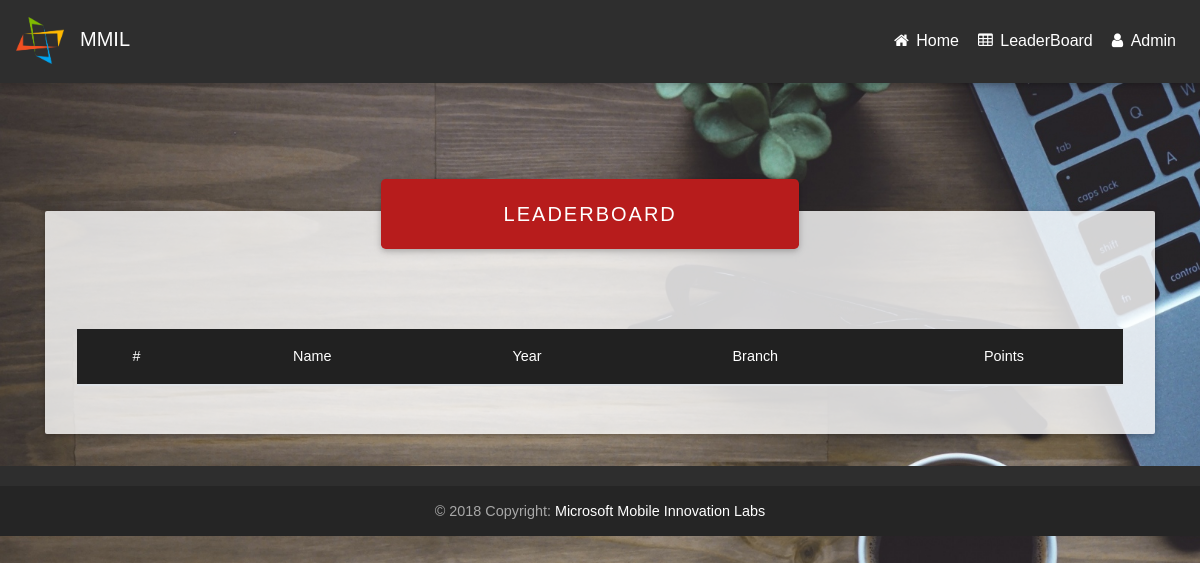
The app's page /leaderboard/, older data.
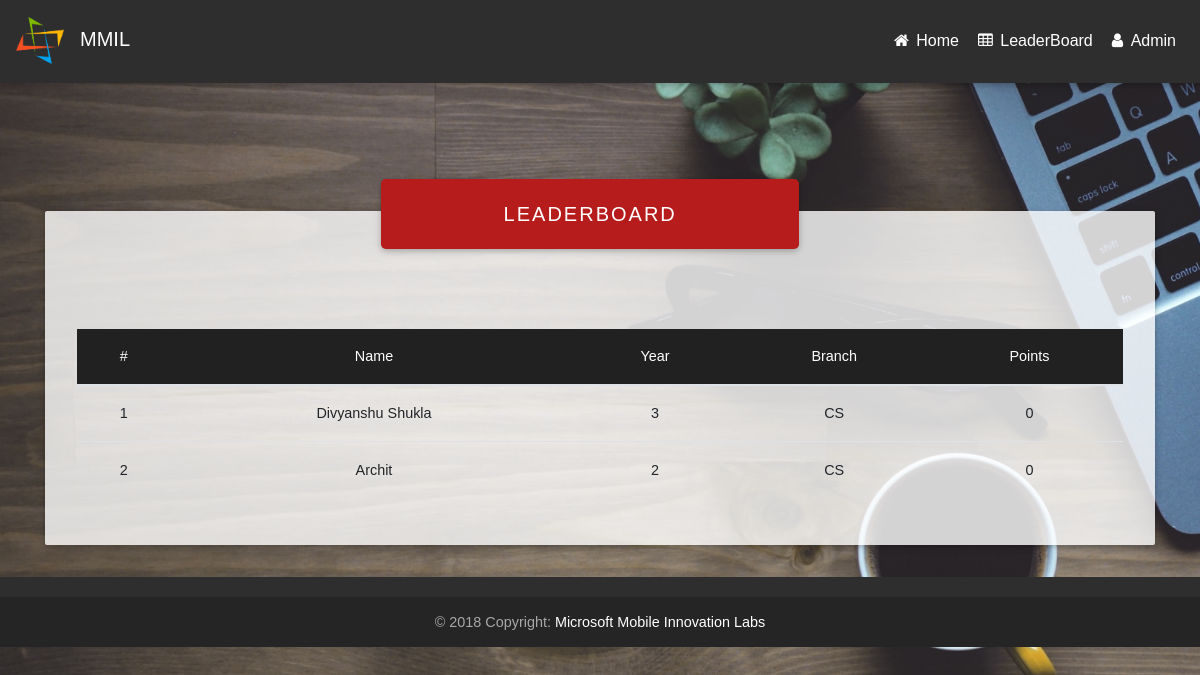
The same page, newer data.
### leaderboard/models.py (models this page shows, shortened)
class leaderboard(models.Model):
	user=models.ForeignKey(User,on_delete=models.CASCADE)
	correct_qus=models.IntegerField()
	wrong_qus=models.IntegerField()
	points=models.IntegerField()
	message=models.CharField(max_length=255)
	attempted_qus=models.IntegerField()

### userprofile/models.py (models this page shows, shortened)
class profile(models.Model):
	user=models.ForeignKey(User,on_delete=models.CASCADE)
	name=models.CharField(max_length=255)
	college=models.CharField(max_length=255)
	year=models.IntegerField()
	branch=models.CharField(max_length=255)
	start_time=models.IntegerField(default=0)

### mcq_v2/views.py (the view)
# urls.py: path('leaderboard/',leaderboard),
def leaderboard(request):
	object_1=lb.objects.all().order_by('-points')
	context={
		"object":object_1
	}
	return render(request,'test/leaderboard.html',context)

### templates/test/leaderboard.html (shortened to what this page needs)
{% load static %}
<!DOCTYPE html>
<html lang="en">
<head>
    <link rel="stylesheet" href="https://maxcdn.bootstrapcdn.com/font-awesome/4.7.0/css/font-awesome.min.css">
    <link href="{% static 'assets/css/bootstrap.min.css' %}" rel="stylesheet">
    <link href="{% static 'assets/css/mdb.min.css' %}" rel="stylesheet">
    <link href="{% static 'assets/css/animate.css' %}" rel="stylesheet">
    <link href="{% static 'assets/css/Table.css' %}" rel="stylesheet">
</head>
<body class="fixed-sn animated fadeIn">
    <header>
        <nav class="navbar navbar-expand-lg navbar-dark elegant-color">
            <a href="http://jssmmil.in/" class="navbar-brand" title="MMIL Website"><img src="{% static 'assets/img/logo.png' %}">
                <p id="head">MMIL</p>
            </a>
            <ul class="nav navbar-nav nav-flex-icons ml-auto">
                 <li class="nav-item">
                    <a href="/" class="nav-link">
                        <i class="fa fa-home"></i>
                        <span class="clearfix d-none d-sm-inline-block">Home</span>
                    </a>
                </li>
                <li class="nav-item">
                    <a href="/leaderboard" class="nav-link">
                        <i class="fa fa-table"></i>
                        <span class="clearfix d-none d-sm-inline-block">LeaderBoard</span>
                    </a>
                </li>
                 <li class="nav-item">
                    <a href="/admin" class="nav-link">
                        <i class="fa fa-user"></i>
                        <span class="clearfix d-none d-sm-inline-block">Admin</span>
                    </a>
                </li>
            </ul>
    </header>
    <main class="container">
            <div class="jumbotron">
               <div class="card text-center z-depth-2">
                  <div class="card-body">
                    <p class="white-text mb-0">LeaderBoard</p>
                  </div>
               </div>
               <table class="table table-hover">
                 <thead class="mdb-color grey darken-4">
                   <tr class="text-white">
                      <th>#</th>
                      <th>Name</th>
                      <th>Year</th>
                      <th>Branch</th>
                      <th>Points</th>
                   </tr>
                 </thead>
                 <tbody>
                  {% for obj in object %}
                    <tr>
                      <th scope="row">{{forloop.counter}}</th>
                      <td>{{obj.user.profile_set.all.first.name}}</td>
                      <td>{{obj.user.profile_set.all.first.year}}</td>
                      <td>{{obj.user.profile_set.all.first.branch}}</td>
                      <td>{{obj.points}}</td>
                    </tr>
                  {% endfor %}
                 </tbody>
               </table>
           </div>
    </main>
    <footer class="page-footer elegant-color center-on-small-only">
        <div class="footer-copyright">
            <div class="container-fluid">
                © 2018 Copyright:
                <a href="http://jssmmil.in/"> Microsoft Mobile Innovation Labs</a>
            </div>
        </div>
    </footer>
</body>
</html>

### static_mcq/assets/css/Table.css (style rules this page uses)
.jumbotron { margin-top: 8rem; background-color: rgba(255,255,255,0.8); }
th,tr,td { font-weight: bold; cursor: pointer; text-align: center; }
.card { width: 40%; margin-top: -4rem; margin-bottom: 5rem; margin-left: 19rem; font-size: 20px; background-color: #b71c1c; letter-spacing: 2px; text-transform: uppercase; }

### static_mcq/assets/css/style.css (style rules this page uses)
body { background: url("../img/laptop_cup_glasses_plant_114948_1920x1080.jpg") no-repeat center center; -webkit-background-size: cover; -moz-background-size: cover; -o-background-size: cover; background-size: cover; background-attachment: fixed; font-family: 'Quicksand',sans-serif; }
.animated.fadeIn { animation-delay: 0.3s; transition: 0.5 ease; }
.navbar-brand>img { display: block; width: 3rem; margin-top: 0.25rem; margin-left: 0rem; }
p#head { margin-top: -2.5rem; margin-left: 4rem; margin-bottom: 1rem; }

Row changes from the older to the newer data that the page shows:
added leaderboard: user.profile_set.all.first.name "Divyanshu Shukla", user.profile_set.all.first.year "3", user.profile_set.all.first.branch "CS", points "0"
added leaderboard: user.profile_set.all.first.name "Archit", user.profile_set.all.first.year "2", user.profile_set.all.first.branch "CS", points "0"
